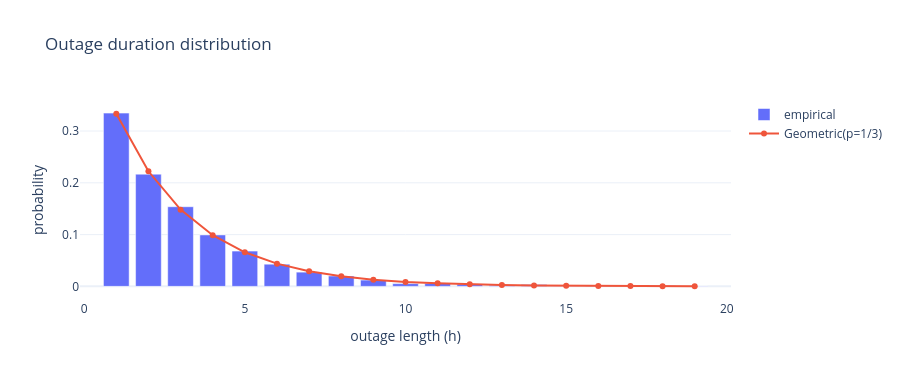

The cell this chart's notebook holds for it:
### Markdown cell above
All three measured values are within about 1% of the expected values. Note one detail: power
cuts start at a rate of $\lambda A$, not $\lambda$. This is because the grid can only fail when it
is on. If we compared with $\lambda$, we would wrongly see a 13% difference. The chart below also
shows that the lengths of power cuts follow the expected geometric shape.

### Code cell
lengths = np.arange(1, runs_arr.max() + 1)
geometric = repair * (1 - repair) ** (lengths - 1)
fig = go.Figure()
fig.add_bar(
    x=lengths,
    y=np.bincount(runs_arr, minlength=lengths.max() + 1)[1:] / len(runs_arr),
    name="empirical",
)
fig.add_scatter(
    x=lengths, y=geometric, mode="lines+markers", name=f"Geometric(p=1/{cfg.mean_outage_hours:g})"
)
fig.update_layout(
    title="Outage duration distribution",
    xaxis_title="outage length (h)",
    yaxis_title="probability",
    template="plotly_white",
    height=380,
)
fig.show()

### Figure 1 — Plotly figure (JSON) as saved in the notebook; plotly's stock layout.template omitted (floating-point values rounded to 4 significant figures)
{"data": [{"name": "empirical", "type": "bar", "x": [1, 2, 3, 4, 5, 6, 7, 8, 9, 10, 11, 12, 13, 14, 15, 16, 17, 18, 19], "y": [0.3346, 0.2167, 0.1538, 0.09937, 0.06818, 0.04281, 0.02748, 0.02008, 0.01216, 0.005285, 0.005814, 0.004228, 0.002114, 0.0037, 0.0005285, 0.001057, 0.0, 0.001586, 0.0005285]}, {"mode": "lines+markers", "name": "Geometric(p=1/3)", "type": "scatter", "x": [1, 2, 3, 4, 5, 6, 7, 8, 9, 10, 11, 12, 13, 14, 15, 16, 17, 18, 19], "y": [0.3333, 0.2222, 0.1481, 0.09877, 0.06584, 0.0439, 0.02926, 0.01951, 0.01301, 0.008671, 0.005781, 0.003854, 0.002569, 0.001713, 0.001142, 0.0007612, 0.0005075, 0.0003383, 0.0002255]}], "layout": {"height": 380, "title": {"text": "Outage duration distribution"}, "xaxis": {"title": {"text": "outage length (h)"}}, "yaxis": {"title": {"text": "probability"}}}}
